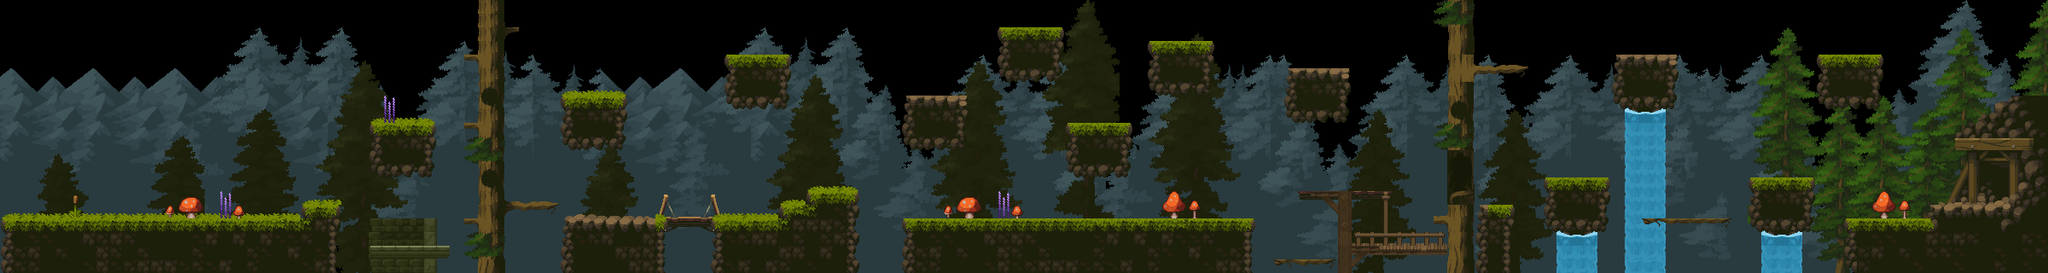

A 2D game scene composited from a Tiled map and its tileset images. What follows is a short description and the map's XML, with each tile layer's data collapsed to a summary:
An orthogonal 150x20 tile map with 16x16 px tiles, 9 tile layers (bhapp, tree3, tree2, background-tree, ...), 10 tilesets and 24 objects (11x enemy, player, exit).

<map version="1.10" tiledversion="1.12.2" orientation="orthogonal" renderorder="right-down" width="150" height="20" tilewidth="16" tileheight="16" infinite="0" nextlayerid="22" nextobjectid="28">
 <tileset firstgid="1" name="Tiles" tilewidth="16" tileheight="16" tilecount="625" columns="25">
  <image source="resourcegame/Tiles.png" width="400" height="400" />
  <tile id="6">
   <objectgroup draworder="index" id="2">
    <object id="1" x="0.818961" y="14.8481">
     <polygon points="0,0 13.6501,-7.3934 15.489,-10.2548 15.3656,-0.189904" />
    </object>
   </objectgroup>
  </tile>
  <tile id="7">
   <objectgroup draworder="index" id="2">
    <object id="1" x="0.142428" y="12.0352">
     <polygon points="0,0 8.79493,3.73873 -0.071214,3.84555" />
    </object>
   </objectgroup>
  </tile>
  <tile id="30">
   <objectgroup draworder="index" id="4">
    <object id="3" x="14.4305" y="11.1695">
     <polygon points="0,0 1.40817,-9.06864 1.41461,4.56975 -0.00966706,4.74687" />
    </object>
   </objectgroup>
  </tile>
  <tile id="31">
   <objectgroup draworder="index" id="5">
    <object id="11" x="6.51608" y="0.534105">
     <polygon points="0.213642,-0.106821 9.32903,-0.106821 9.29342,14.8837 -5.76833,14.9193 -5.83955,2.24324" />
    </object>
   </objectgroup>
  </tile>
  <tile id="32">
   <objectgroup draworder="index" id="2">
    <object id="2" x="0.035607" y="0.106821">
     <polygon points="0,0 0.178035,15.7739 15.8095,15.7739 15.9519,3.41827 9.47146,0.106821" />
    </object>
   </objectgroup>
  </tile>
  <tile id="33">
   <objectgroup draworder="index" id="2">
    <object id="1" x="0.249249" y="3.95238">
     <polygon points="0,0 15.3466,7.72672 15.4178,11.7859 0.035607,11.8215" />
    </object>
   </objectgroup>
  </tile>
  <tile id="260">
   <objectgroup draworder="index" id="2">
    <object id="1" x="4.16602" y="15.9875">
     <polygon points="0,0 11.7147,-3.84555 11.6435,-0.071214" />
    </object>
   </objectgroup>
  </tile>
  <tile id="261">
   <objectgroup draworder="index" id="2">
    <object id="1" x="0.213642" y="12.142">
     <polygon points="0,0 0.925782,-0.961389 11.5011,-0.890175 15.4534,0.249249 15.6315,3.45388 0.071214,3.59631" />
    </object>
   </objectgroup>
  </tile>
  <tile id="262">
   <objectgroup draworder="index" id="2">
    <object id="1" x="0.106821" y="11.9639">
     <polygon points="0,0 7.6555,3.27584 15.6671,0.213642 15.7383,3.77434 0.035607,3.84555" />
    </object>
   </objectgroup>
  </tile>
  <tile id="263">
   <objectgroup draworder="index" id="2">
    <object id="1" x="0.213642" y="12.1776">
     <polygon points="0,0 5.12741,1.38867 6.87215,1.38867 7.157,0.178035 15.7027,0 15.6315,3.59631 -0.071214,3.52509" />
    </object>
   </objectgroup>
  </tile>
  <tile id="264">
   <objectgroup draworder="index" id="2">
    <object id="1" x="0.035607" y="12.2844">
     <polygon points="0,0 2.84856,0.747747 6.69411,1.92278 14.6345,1.92278 14.7057,3.48948 0.249249,3.48948" />
    </object>
   </objectgroup>
  </tile>
 </tileset>
 <tileset firstgid="626" name="Buildings" tilewidth="16" tileheight="16" tilecount="625" columns="25">
  <image source="resourcegame/Buildings.png" width="400" height="400" />
 </tileset>
 <tileset firstgid="1251" name="Tree-Assets" tilewidth="16" tileheight="16" tilecount="525" columns="21">
  <image source="resourcegame/Tree-Assets.png" width="336" height="400" />
 </tileset>
 <tileset firstgid="1776" name="Dark-Tree" tilewidth="16" tileheight="16" tilecount="6300" columns="84">
  <image source="resourcegame/Trees/Dark-Tree.png" width="1344" height="1200" />
 </tileset>
 <tileset firstgid="8076" name="Green-Tree" tilewidth="16" tileheight="16" tilecount="6300" columns="84">
  <image source="resourcegame/Trees/Green-Tree.png" width="1344" height="1200" />
 </tileset>
 <tileset firstgid="14376" name="Yellow-Tree" tilewidth="16" tileheight="16" tilecount="6300" columns="84">
  <image source="resourcegame/Trees/Yellow-Tree.png" width="1344" height="1200" />
 </tileset>
 <tileset firstgid="20676" name="Red-Tree" tilewidth="16" tileheight="16" tilecount="6300" columns="84">
  <image source="resourcegame/Trees/Red-Tree.png" width="1344" height="1200" />
 </tileset>
 <tileset firstgid="26976" name="Background" tilewidth="16" tileheight="16" tilecount="896" columns="56">
  <image source="resourcegame/Trees/Background.png" width="896" height="256" />
 </tileset>
 <tileset firstgid="27872" name="Props-Rocks" tilewidth="16" tileheight="16" tilecount="378" columns="18">
  <image source="resourcegame/Props-Rocks.png" width="288" height="336" />
 </tileset>
 <tileset firstgid="28250" name="Interior-01" tilewidth="16" tileheight="16" tilecount="625" columns="25">
  <image source="resourcegame/Interior-01.png" width="400" height="400" />
 </tileset>
 <layer id="11" name="bhapp" width="150" height="20">
  <data>[3000 cells, 1056 non-empty, 316 distinct tile ids]</data>
 </layer>
 <layer id="10" name="tree3" width="150" height="20">
  <data>[3000 cells, 1775 non-empty, 410 distinct tile ids]</data>
 </layer>
 <layer id="9" name="tree2" width="150" height="20">
  <data>[3000 cells, 548 non-empty, 356 distinct tile ids]</data>
 </layer>
 <layer id="8" name="background-tree" width="150" height="20">
  <data>[3000 cells, 983 non-empty, 501 distinct tile ids]</data>
 </layer>
 <layer id="12" name="gktau" width="150" height="20">
  <data>[3000 cells, 1009 non-empty, 442 distinct tile ids]</data>
 </layer>
 <layer id="21" name="grass" width="150" height="20">
  <data>[3000 cells, 58 non-empty, 16 distinct tile ids]</data>
 </layer>
 <layer id="7" name="decoration" width="150" height="20">
  <data>[3000 cells, 178 non-empty, 92 distinct tile ids]</data>
 </layer>
 <layer id="1" name="ground" width="150" height="20">
  <data>[3000 cells, 784 non-empty, 156 distinct tile ids]</data>
 </layer>
 <layer id="5" name="wood" width="150" height="20">
  <data>[3000 cells, 23 non-empty, 16 distinct tile ids]</data>
 </layer>
 <objectgroup id="17" name="player">
  <object id="4" name="player" x="12.6667" y="221" width="37.6667" height="31.6667" />
 </objectgroup>
 <objectgroup id="19" name="exit">
  <object id="11" name="exit" x="2262" y="213.333" width="21.6667" height="23.6667" />
 </objectgroup>
 <objectgroup id="20" name="enemy">
  <object id="14" name="enemy" x="1913.67" y="42" width="23.6667" height="21" />
  <object id="15" name="enemy" x="2079.83" y="185.833" width="23.6667" height="21" />
  <object id="16" name="enemy" x="2160.17" y="47.8333" width="23.6667" height="21" />
  <object id="18" name="enemy" x="454.5" y="100.5" width="23.6667" height="21" />
  <object id="19" name="enemy" x="684.833" y="90.8333" width="23.6667" height="21" />
  <object id="20" name="enemy" x="878.167" y="42.1667" width="23.6667" height="21" />
  <object id="21" name="enemy" x="1082.5" y="90.5" width="23.6667" height="21" />
  <object id="24" name="enemy" x="1197.83" y="11.5" width="23.6667" height="21" />
  <object id="25" name="enemy" x="1279.17" y="123.167" width="23.6667" height="21" />
  <object id="26" name="enemy" x="1375.83" y="22.1667" width="23.6667" height="21" />
  <object id="27" name="enemy" x="1534.83" y="55.1667" width="23.6667" height="21" />
 </objectgroup>
</map>
